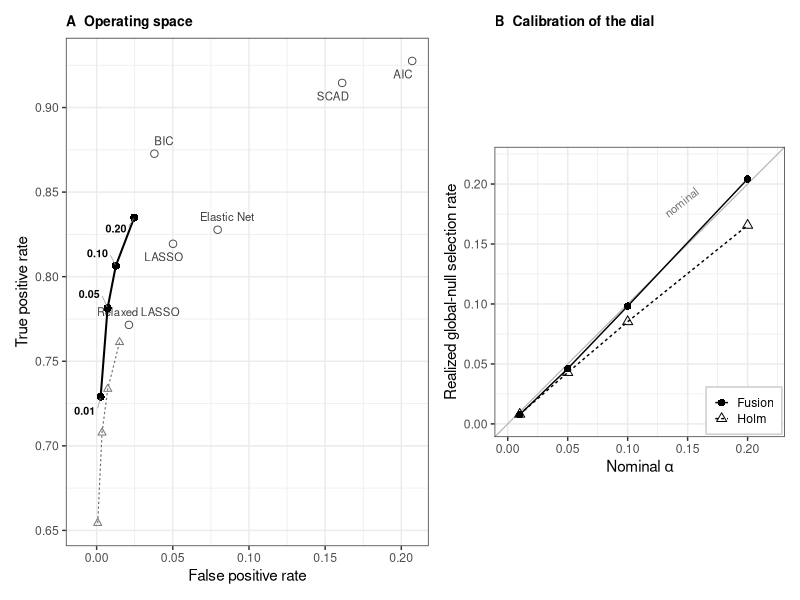

This figure's R source:
## ============================================================
## The Fusion Cascade traces its own frontier: TPR vs FPR operating
## space, with the competitor methods as fixed points and the Fusion
## (and Holm) operating points as an alpha-indexed PATH through them.
##
## This materializes the Pareto-frontier claim that the manuscript
## previously made only in prose, and answers Reviewer 2's points 3-4:
## the procedure is a one-parameter family, not a single conservative
## point, and its dial carries a frequentist meaning.
##
## Inputs : simulation_overall_with_aic.csv (main study, fixed methods)
##          alpha_sweep_overall.csv         (Analysis B)
##          alpha_sweep_global_null.csv     (realized vs nominal alpha)
## Output : plot_alpha_frontier.pdf
##
## Black & white safe: shape and line type carry the information,
## no reliance on colour.
## ============================================================
suppressMessages({ library(ggplot2); library(dplyr); library(ggrepel); library(patchwork) })

fixed <- read.csv2("simulation_overall_with_aic.csv")
sweep <- read.csv2("alpha_sweep_overall.csv")
gn    <- read.csv2("alpha_sweep_global_null.csv")

nice <- function(x) dplyr::recode(x, ElasticNet = "Elastic Net", Lasso = "LASSO",
                                  RelaxedLasso = "Relaxed LASSO")
fixed$method <- nice(fixed$method)
sweep$method <- nice(sweep$method)

## Competitor points: everything except the two sweepable procedures,
## which are shown as paths instead.
comp <- fixed %>% filter(!method %in% c("Fusion", "Holm"))

fus  <- sweep %>% filter(method == "Fusion") %>% arrange(alpha)
holm <- sweep %>% filter(method == "Holm")   %>% arrange(alpha)

## ------------------------------------------------------------
## Panel A -- operating space
## ------------------------------------------------------------
pA <- ggplot() +
  ## competitor operating points (fixed tuning)
  geom_point(data = comp, aes(FPR, TPR), shape = 1, size = 2.2, colour = "grey30") +
  geom_text_repel(data = comp, aes(FPR, TPR, label = method), size = 2.9,
                  colour = "grey25", box.padding = 0.35, point.padding = 0.15,
                  min.segment.length = 0.3, segment.size = 0.25,
                  segment.colour = "grey65", max.overlaps = Inf, seed = 1) +
  ## Holm's alpha-path (the only competitor with a comparable dial)
  geom_path(data = holm, aes(FPR, TPR), linetype = "22", linewidth = 0.4,
            colour = "grey45") +
  geom_point(data = holm, aes(FPR, TPR), shape = 2, size = 1.7, colour = "grey45") +
  ## Fusion's alpha-path
  geom_path(data = fus, aes(FPR, TPR), linewidth = 0.7, colour = "black") +
  geom_point(data = fus, aes(FPR, TPR), shape = 16, size = 2.4, colour = "black") +
  geom_text_repel(data = fus, aes(FPR, TPR, label = sprintf("%.2f", alpha)),
                  size = 2.7, fontface = "bold", box.padding = 0.42,
                  nudge_x = -0.012, direction = "y",
                  min.segment.length = 0.25, segment.size = 0.25,
                  segment.colour = "grey60", max.overlaps = Inf, seed = 2) +
  labs(x = "False positive rate", y = "True positive rate",
       title = "A  Operating space") +
  theme_bw(base_size = 11) +
  theme(plot.title = element_text(size = 10, face = "bold"))

## ------------------------------------------------------------
## Panel B -- the dial means what it says: realized global-null
## selection rate vs nominal alpha (s = 0 scenarios)
## ------------------------------------------------------------
gp <- gn %>% filter(scope == "pooled")
gp$method <- nice(gp$method)

pB <- ggplot(gp, aes(alpha, realized, shape = method, linetype = method)) +
  geom_abline(slope = 1, intercept = 0, colour = "grey70", linewidth = 0.4) +
  geom_line(linewidth = 0.5) +
  geom_point(size = 2.2) +
  scale_shape_manual(values = c(Fusion = 16, Holm = 2)) +
  scale_linetype_manual(values = c(Fusion = "solid", Holm = "22")) +
  annotate("text", x = 0.145, y = 0.185, label = "nominal", size = 2.9,
           colour = "grey45", angle = 38) +
  coord_equal(xlim = c(0, 0.22), ylim = c(0, 0.22)) +
  labs(x = expression("Nominal "*alpha),
       y = "Realized global-null selection rate",
       title = "B  Calibration of the dial") +
  theme_bw(base_size = 11) +
  theme(plot.title = element_text(size = 10, face = "bold"),
        legend.title = element_blank(),
        legend.position = c(0.99, 0.01),
        legend.justification = c(1, 0),
        legend.background = element_rect(fill = "white", colour = "grey80"),
        legend.key.size = unit(0.8, "lines"))

p <- pA + pB + plot_layout(widths = c(1.25, 1))
ggsave("plot_alpha_frontier.pdf", p, width = 9.0, height = 4.2)
cat("wrote plot_alpha_frontier.pdf\n\n")

cat("=== Fusion alpha-path (signal scenarios) ===\n")
print(as.data.frame(fus[c("alpha","TPR","FPR","FDR","F1","model_size","FWER_FP")]), digits = 3)
cat("\n=== Holm alpha-path ===\n")
print(as.data.frame(holm[c("alpha","TPR","FPR","FDR","F1","model_size","FWER_FP")]), digits = 3)
cat("\n=== Realized vs nominal at the global null ===\n")
print(as.data.frame(gp[c("method","alpha","realized")]), digits = 3)
